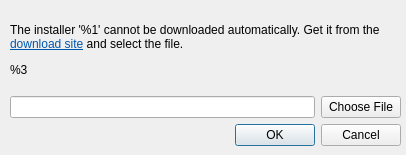
<?xml version="1.0" encoding="UTF-8"?>
<ui version="4.0">
 <class>ManualDownload</class>
 <widget class="QDialog" name="ManualDownload">
  <property name="geometry">
   <rect>
    <x>0</x>
    <y>0</y>
    <width>406</width>
    <height>155</height>
   </rect>
  </property>
  <property name="windowTitle">
   <string>Dialog</string>
  </property>
  <widget class="QWidget" name="">
   <property name="geometry">
    <rect>
     <x>10</x>
     <y>10</y>
     <width>391</width>
     <height>136</height>
    </rect>
   </property>
   <layout class="QVBoxLayout" name="verticalLayout">
    <item>
     <widget class="QLabel" name="label">
      <property name="text">
       <string>&lt;html&gt;&lt;head/&gt;&lt;body&gt;&lt;p&gt;The installer '%1' cannot be downloaded automatically. Get it from the &lt;a href=&quot;%2&quot;&gt;&lt;span style=&quot; text-decoration: underline; color:#0057ae;&quot;&gt;download site&lt;/span&gt;&lt;/a&gt; and select the file.&lt;/p&gt;&lt;p&gt;%3&lt;/p&gt;&lt;/body&gt;&lt;/html&gt;</string>
      </property>
      <property name="wordWrap">
       <bool>true</bool>
      </property>
      <property name="openExternalLinks">
       <bool>true</bool>
      </property>
     </widget>
    </item>
    <item>
     <layout class="QHBoxLayout" name="horizontalLayout">
      <item>
       <widget class="QLineEdit" name="filename">
        <property name="readOnly">
         <bool>true</bool>
        </property>
       </widget>
      </item>
      <item>
       <widget class="QPushButton" name="button">
        <property name="text">
         <string>Choose File</string>
        </property>
       </widget>
      </item>
     </layout>
    </item>
    <item>
     <widget class="QDialogButtonBox" name="buttonBox">
      <property name="orientation">
       <enum>Qt::Horizontal</enum>
      </property>
      <property name="standardButtons">
       <set>QDialogButtonBox::Cancel|QDialogButtonBox::Ok</set>
      </property>
     </widget>
    </item>
   </layout>
  </widget>
  <zorder>buttonBox</zorder>
  <zorder>label</zorder>
  <zorder>filename</zorder>
  <zorder>button</zorder>
  <zorder>filename</zorder>
 </widget>
 <resources/>
 <connections>
  <connection>
   <sender>buttonBox</sender>
   <signal>accepted()</signal>
   <receiver>ManualDownload</receiver>
   <slot>accept()</slot>
   <hints>
    <hint type="sourcelabel">
     <x>248</x>
     <y>254</y>
    </hint>
    <hint type="destinationlabel">
     <x>157</x>
     <y>274</y>
    </hint>
   </hints>
  </connection>
  <connection>
   <sender>buttonBox</sender>
   <signal>rejected()</signal>
   <receiver>ManualDownload</receiver>
   <slot>reject()</slot>
   <hints>
    <hint type="sourcelabel">
     <x>316</x>
     <y>260</y>
    </hint>
    <hint type="destinationlabel">
     <x>286</x>
     <y>274</y>
    </hint>
   </hints>
  </connection>
 </connections>
</ui>
